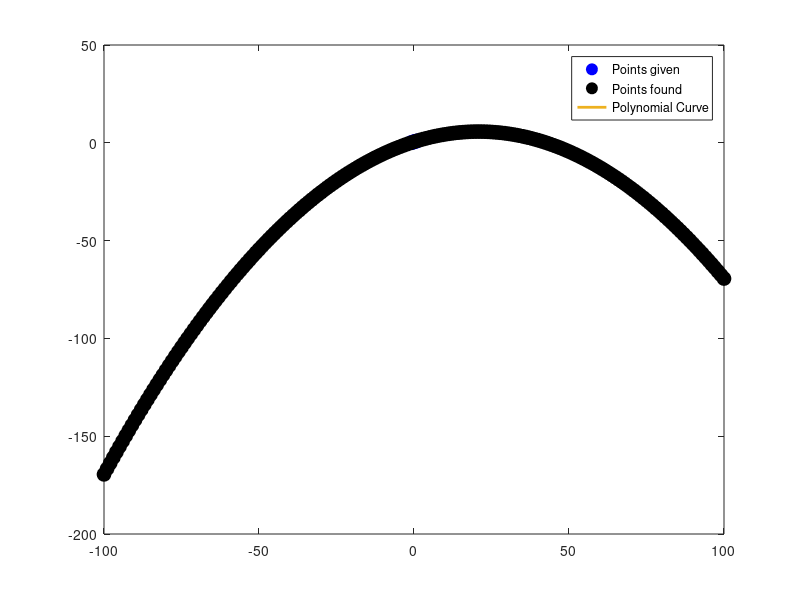

MATLAB code to generate this figure:
%% HOW DO I DO THAT IN MATLAB SERIES?
% In this series, I am answering questions that students have asked
% me about MATLAB.  Most of the questions relate to a mathematical 
% procedure.

%% TOPIC
% How do I do polynomial interpolation?

%% SUMMARY

% Language : Matlab 2008a; 
% Authors : Autar Kaw; 
% Mfile available at
% http://numericalmethods.eng.usf.edu/blog/interpolate_polynomial.m; 
% Last Revised : June 10, 2009; 
% Abstract: This program shows you how to do polynomial interpolation?
%           .
clc
clear all
clf

%% INTRODUCTION

disp('ABSTRACT')
disp('   This program shows you how to do polynomial interpolation?')
disp(' ')
disp('AUTHOR')
disp('   Autar K Kaw of http://autarkaw.wordpress.com')
disp(' ')
disp('MFILE SOURCE')
disp('   http://numericalmethods.eng.usf.edu/blog/interpolation_polynomial.m')
disp(' ')
disp('LAST REVISED')
disp('   June 10, 2009')
disp(' ')

%% INPUTS
% y vs x data to interpolate
% x data
x=[-1  -0.6  -0.2  0.2  0.6  1];
% ydata
y=[0.0385    0.1000    0.5000    0.6000    0.8000    1];
% Where do you want to interpolate at
xin=-100:1:100;
%% DISPLAYING INPUTS
disp('INPUTS')
disp('The x data')
x
disp('The y data')
y
disp('The x values where you want to find the interpolated values')
xin
disp('  ')

%% THE CODE
% Find the number of data points
n=length(x);
% Fitting to polynomial of order m=n-1
m=2
% pp consists of the coefficients of the polynomial 
% pp(1)*x^m+pp(2)*x^m+.......+pp(m)
% pp(1) is coefficient of x^m
% pp(2) is coefficient of x^(m-1)
% and so on
pp=polyfit(x,y,m);
% Getting the values at xin
yin=polyval(pp,xin);
% This is only for plotting the interpolating polynomial
xplot=x(1):(x(n)-x(1))/10000:x(n);
yplot=polyval(pp,xplot);

%% DISPLAYING OUTPUTS
disp('  ')
disp('OUTPUTS')
disp('x values at which function is to be interpolated')
xin
disp('y values at the xin values')
yin
disp('These are the coefficients of the polynomial interpolant')
disp('pp(1) is coefficient of x^m, pp(2) is coefficient of x^(m-1) and so on')
fprintf('Order of polynomial m =%g',m)
pp
xlabel('x');
ylabel('y');
title('y vs x ');
plot(x,y,'o','MarkerSize',10,'MarkerEdgeColor','b','MarkerFaceColor','b')
hold on
plot(xin,yin,'o','MarkerSize',10,'MarkerEdgeColor','k','MarkerFaceColor','k')
hold on
plot(xplot,yplot,'LineWidth',2)
legend('Points given','Points found','Polynomial Curve')
hold off
disp('  ')